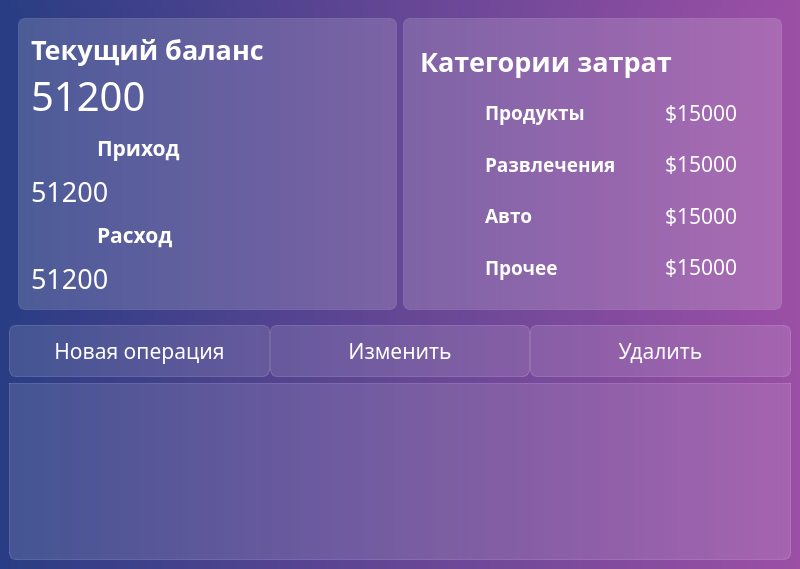
<?xml version="1.0" encoding="UTF-8"?>
<ui version="4.0">
 <class>MainWindow</class>
 <widget class="QMainWindow" name="MainWindow">
  <property name="geometry">
   <rect>
    <x>0</x>
    <y>0</y>
    <width>800</width>
    <height>569</height>
   </rect>
  </property>
  <property name="font">
   <font>
    <family>Noto Sans SC</family>
   </font>
  </property>
  <property name="windowTitle">
   <string>Expence tracker</string>
  </property>
  <property name="styleSheet">
   <string notr="true">background-color: qlineargradient(spread:pad, x1:0, y1:0, x2:1, y2:0, stop:0 rgba(41,61,132, 235), stop:1 rgba(155,79, 165, 255));
font-family: Noto Sans SC;</string>
  </property>
  <widget class="QWidget" name="centralwidget">
   <layout class="QVBoxLayout" name="verticalLayout_3">
    <item>
     <widget class="QFrame" name="balanca_and_categories">
      <property name="styleSheet">
       <string notr="true"/>
      </property>
      <layout class="QHBoxLayout" name="balance_frame">
       <item>
        <widget class="QFrame" name="balance_frame_2">
         <property name="styleSheet">
          <string notr="true">background-color: rgba(255,255,255,40);
border: 1px solid rgba(255,255,255,30);
border-radius: 7px;</string>
         </property>
         <layout class="QVBoxLayout" name="verticalLayout">
          <property name="spacing">
           <number>0</number>
          </property>
          <property name="leftMargin">
           <number>12</number>
          </property>
          <property name="topMargin">
           <number>12</number>
          </property>
          <property name="rightMargin">
           <number>12</number>
          </property>
          <property name="bottomMargin">
           <number>12</number>
          </property>
          <item>
           <widget class="QLabel" name="lbl_current_balance">
            <property name="styleSheet">
             <string notr="true">color: white;
font-weight:bold;
font-size: 20pt;
background-color: none;
border: nine;</string>
            </property>
            <property name="text">
             <string>Текущий баланс</string>
            </property>
           </widget>
          </item>
          <item>
           <widget class="QLabel" name="lbl_balance">
            <property name="styleSheet">
             <string notr="true">color: white;
font-size: 30pt;
background-color: none;
border: nine;</string>
            </property>
            <property name="text">
             <string>51200</string>
            </property>
           </widget>
          </item>
          <item>
           <layout class="QHBoxLayout" name="horizontalLayout">
            <item>
             <widget class="QLabel" name="icon_up_arrow">
              <property name="maximumSize">
               <size>
                <width>50</width>
                <height>16777215</height>
               </size>
              </property>
              <property name="cursor">
               <cursorShape>PointingHandCursor</cursorShape>
              </property>
              <property name="styleSheet">
               <string notr="true">background-color: none;
border: none;
padding: 10px</string>
              </property>
              <property name="text">
               <string/>
              </property>
              <property name="pixmap">
               <pixmap resource="../res/res-main-window_rc.qrc">:/icon/icons/up-arrow.svg</pixmap>
              </property>
             </widget>
            </item>
            <item>
             <widget class="QLabel" name="lbl_income">
              <property name="styleSheet">
               <string notr="true">color: white;
font-size: 16pt;
background-color: none;
border: none;
font-weight: bold;
padding: 10px</string>
              </property>
              <property name="text">
               <string>Приход</string>
              </property>
             </widget>
            </item>
           </layout>
          </item>
          <item>
           <widget class="QLabel" name="lbl_income_balance">
            <property name="styleSheet">
             <string notr="true">color: white;
font-size: 20pt;
background-color: none;
border: none;</string>
            </property>
            <property name="text">
             <string>51200</string>
            </property>
           </widget>
          </item>
          <item>
           <layout class="QHBoxLayout" name="horizontalLayout_2">
            <item>
             <widget class="QLabel" name="icon_down_arrow">
              <property name="maximumSize">
               <size>
                <width>50</width>
                <height>16777215</height>
               </size>
              </property>
              <property name="styleSheet">
               <string notr="true">background-color: none;
border: none;
padding: 10px</string>
              </property>
              <property name="text">
               <string/>
              </property>
              <property name="pixmap">
               <pixmap resource="../res/res-main-window_rc.qrc">:/icon/icons/down-arrow.svg</pixmap>
              </property>
             </widget>
            </item>
            <item>
             <widget class="QLabel" name="lbl_outcome">
              <property name="styleSheet">
               <string notr="true">color: white;
font-size: 16pt;
background-color: none;
border: none;
font-weight: bold;
padding: 10px</string>
              </property>
              <property name="text">
               <string>Расход</string>
              </property>
             </widget>
            </item>
           </layout>
          </item>
          <item>
           <widget class="QLabel" name="lbl_outcome_balance">
            <property name="styleSheet">
             <string notr="true">color: white;
font-size: 20pt;
background-color: none;
border: none;</string>
            </property>
            <property name="text">
             <string>51200</string>
            </property>
           </widget>
          </item>
         </layout>
        </widget>
       </item>
       <item>
        <widget class="QFrame" name="categories_frame_2">
         <property name="styleSheet">
          <string notr="true">background-color: rgba(255,255,255,40);
border: 1px solid rgba(255,255,255,30);
border-radius: 7px;</string>
         </property>
         <layout class="QVBoxLayout" name="categories_frame">
          <property name="spacing">
           <number>0</number>
          </property>
          <property name="leftMargin">
           <number>16</number>
          </property>
          <property name="topMargin">
           <number>16</number>
          </property>
          <property name="rightMargin">
           <number>16</number>
          </property>
          <property name="bottomMargin">
           <number>16</number>
          </property>
          <item>
           <widget class="QLabel" name="label_9">
            <property name="styleSheet">
             <string notr="true">color: white;
font-weight:bold;
font-size: 20pt;
background-color: none;
border: nine;</string>
            </property>
            <property name="text">
             <string>Категории затрат</string>
            </property>
           </widget>
          </item>
          <item>
           <layout class="QHBoxLayout" name="horizontalLayout_4">
            <item>
             <widget class="QLabel" name="icon_grocery">
              <property name="maximumSize">
               <size>
                <width>50</width>
                <height>16777215</height>
               </size>
              </property>
              <property name="styleSheet">
               <string notr="true">background-color: none;
border: none;</string>
              </property>
              <property name="text">
               <string/>
              </property>
              <property name="pixmap">
               <pixmap resource="../res/res-main-window_rc.qrc">:/icon/icons/grocery.svg</pixmap>
              </property>
              <property name="margin">
               <number>10</number>
              </property>
             </widget>
            </item>
            <item>
             <widget class="QLabel" name="lbl_grocery">
              <property name="maximumSize">
               <size>
                <width>250</width>
                <height>16777215</height>
               </size>
              </property>
              <property name="styleSheet">
               <string notr="true">color: white;
font-size: 14pt;
background-color: none;
border: none;
font-weight: bold;
padding: 10px</string>
              </property>
              <property name="text">
               <string>Продукты</string>
              </property>
             </widget>
            </item>
            <item>
             <widget class="QLabel" name="balance_grocery">
              <property name="maximumSize">
               <size>
                <width>100</width>
                <height>16777215</height>
               </size>
              </property>
              <property name="styleSheet">
               <string notr="true">color: white;
font-size: 16pt;
background-color: none;
border: none;
</string>
              </property>
              <property name="text">
               <string>$15000</string>
              </property>
             </widget>
            </item>
           </layout>
          </item>
          <item>
           <layout class="QHBoxLayout" name="horizontalLayout_5">
            <item>
             <widget class="QLabel" name="icon_entertainment">
              <property name="maximumSize">
               <size>
                <width>50</width>
                <height>16777215</height>
               </size>
              </property>
              <property name="styleSheet">
               <string notr="true">background-color: none;
border: none;</string>
              </property>
              <property name="text">
               <string/>
              </property>
              <property name="pixmap">
               <pixmap resource="../res/res-main-window_rc.qrc">:/icon/icons/entertainment.svg</pixmap>
              </property>
              <property name="margin">
               <number>10</number>
              </property>
             </widget>
            </item>
            <item>
             <widget class="QLabel" name="lbl_entertainment">
              <property name="styleSheet">
               <string notr="true">color: white;
font-size: 14pt;
background-color: none;
border: none;
font-weight: bold;
padding: 10px</string>
              </property>
              <property name="text">
               <string>Развлечения</string>
              </property>
             </widget>
            </item>
            <item>
             <widget class="QLabel" name="balance_entertainment">
              <property name="maximumSize">
               <size>
                <width>100</width>
                <height>16777215</height>
               </size>
              </property>
              <property name="styleSheet">
               <string notr="true">color: white;
font-size: 16pt;
background-color: none;
border: none;
</string>
              </property>
              <property name="text">
               <string>$15000</string>
              </property>
             </widget>
            </item>
           </layout>
          </item>
          <item>
           <layout class="QHBoxLayout" name="horizontalLayout_6">
            <item>
             <widget class="QLabel" name="icon_auto">
              <property name="maximumSize">
               <size>
                <width>50</width>
                <height>16777215</height>
               </size>
              </property>
              <property name="styleSheet">
               <string notr="true">background-color: none;
border: none;</string>
              </property>
              <property name="text">
               <string/>
              </property>
              <property name="pixmap">
               <pixmap resource="../res/res-main-window_rc.qrc">:/icon/icons/auto.svg</pixmap>
              </property>
              <property name="margin">
               <number>10</number>
              </property>
             </widget>
            </item>
            <item>
             <widget class="QLabel" name="lbl_auto">
              <property name="styleSheet">
               <string notr="true">color: white;
font-size: 14pt;
background-color: none;
border: none;
font-weight: bold;
padding: 10px</string>
              </property>
              <property name="text">
               <string>Авто</string>
              </property>
             </widget>
            </item>
            <item>
             <widget class="QLabel" name="balance_auto">
              <property name="maximumSize">
               <size>
                <width>100</width>
                <height>16777215</height>
               </size>
              </property>
              <property name="styleSheet">
               <string notr="true">color: white;
font-size: 16pt;
background-color: none;
border: none;
</string>
              </property>
              <property name="text">
               <string>$15000</string>
              </property>
             </widget>
            </item>
           </layout>
          </item>
          <item>
           <layout class="QHBoxLayout" name="horizontalLayout_3">
            <item>
             <widget class="QLabel" name="icon_other">
              <property name="maximumSize">
               <size>
                <width>50</width>
                <height>16777215</height>
               </size>
              </property>
              <property name="styleSheet">
               <string notr="true">background-color: none;
border: none;</string>
              </property>
              <property name="text">
               <string/>
              </property>
              <property name="pixmap">
               <pixmap resource="../res/res-main-window_rc.qrc">:/icon/icons/other.svg</pixmap>
              </property>
              <property name="margin">
               <number>10</number>
              </property>
             </widget>
            </item>
            <item>
             <widget class="QLabel" name="lbl_other">
              <property name="styleSheet">
               <string notr="true">color: white;
font-size: 14pt;
background-color: none;
border: none;
font-weight: bold;
padding: 10px</string>
              </property>
              <property name="text">
               <string>Прочее</string>
              </property>
             </widget>
            </item>
            <item>
             <widget class="QLabel" name="balance_other">
              <property name="maximumSize">
               <size>
                <width>100</width>
                <height>16777215</height>
               </size>
              </property>
              <property name="styleSheet">
               <string notr="true">color: white;
font-size: 16pt;
background-color: none;
border: none;
</string>
              </property>
              <property name="text">
               <string>$15000</string>
              </property>
             </widget>
            </item>
           </layout>
          </item>
         </layout>
        </widget>
       </item>
      </layout>
     </widget>
    </item>
    <item>
     <layout class="QHBoxLayout" name="horizontalLayout_8">
      <property name="spacing">
       <number>0</number>
      </property>
      <item>
       <widget class="QPushButton" name="btn_new_transaction">
        <property name="styleSheet">
         <string notr="true">QPushButton{
color: white;
font-size: 16pt;
background-color: rgba(255,255,255,30);
border: 1px solid rgba(255,255,255,40);
border-radius: 7px;
width:230px;
height: 50px;
}
QPushButton:hover{
background-color: rgba(255,255,255,40);
}
QPushButton:pressed{
background-color: rgba(255,255,255,70);
}</string>
        </property>
        <property name="text">
         <string>Новая операция</string>
        </property>
        <property name="icon">
         <iconset resource="../res/res-main-window_rc.qrc">
          <normaloff>:/icon/icons/income.svg</normaloff>:/icon/icons/income.svg</iconset>
        </property>
        <property name="iconSize">
         <size>
          <width>24</width>
          <height>24</height>
         </size>
        </property>
       </widget>
      </item>
      <item>
       <widget class="QPushButton" name="btn_edit_transaction">
        <property name="styleSheet">
         <string notr="true">QPushButton{
color: white;
font-size: 16pt;
background-color: rgba(255,255,255,30);
border: 1px solid rgba(255,255,255,40);
border-radius: 7px;
width:230px;
height: 50px;
}
QPushButton:hover{
background-color: rgba(255,255,255,40);
}
QPushButton:pressed{
background-color: rgba(255,255,255,70);
}</string>
        </property>
        <property name="text">
         <string>Изменить</string>
        </property>
        <property name="icon">
         <iconset resource="../res/res-main-window_rc.qrc">
          <normaloff>:/icon/icons/edit.svg</normaloff>:/icon/icons/edit.svg</iconset>
        </property>
        <property name="iconSize">
         <size>
          <width>24</width>
          <height>24</height>
         </size>
        </property>
       </widget>
      </item>
      <item>
       <widget class="QPushButton" name="pushButton_3">
        <property name="styleSheet">
         <string notr="true">QPushButton{
color: white;
font-size: 16pt;
background-color: rgba(255,255,255,30);
border: 1px solid rgba(255,255,255,40);
border-radius: 7px;
width:230px;
height: 50px;
}
QPushButton:hover{
background-color: rgba(255,255,255,40);
}
QPushButton:pressed{
background-color: rgba(255,255,255,70);
}</string>
        </property>
        <property name="text">
         <string>Удалить</string>
        </property>
        <property name="icon">
         <iconset resource="../res/res-main-window_rc.qrc">
          <normaloff>:/icon/icons/delete.svg</normaloff>:/icon/icons/delete.svg</iconset>
        </property>
        <property name="iconSize">
         <size>
          <width>24</width>
          <height>24</height>
         </size>
        </property>
       </widget>
      </item>
     </layout>
    </item>
    <item>
     <widget class="QTableView" name="tableView">
      <property name="styleSheet">
       <string notr="true">QTableView{
background-color: rgba(255,255,255,30);
border: 1px solid rgba(255,255,255,40);
border-bottom-right-radius: 7px;
border-bottom-left-radius: 7px;
}

QTableView:section{
color: white;
background-color: rgb(53,53,53);
border: none;
height: 50px;
font-size: 14pt;
}

QTableView:item{
border-style: none;
border-bottom: rgba(255,255,255,50);
}

QTableView:item:selected{
border: none;
color: rgba(255,255,255);
background-color: rgb(255,255,255,50);
}</string>
      </property>
      <property name="verticalScrollBarPolicy">
       <enum>Qt::ScrollBarAlwaysOff</enum>
      </property>
      <property name="horizontalScrollBarPolicy">
       <enum>Qt::ScrollBarAlwaysOff</enum>
      </property>
      <property name="showGrid">
       <bool>false</bool>
      </property>
      <attribute name="horizontalHeaderDefaultSectionSize">
       <number>135</number>
      </attribute>
     </widget>
    </item>
   </layout>
  </widget>
 </widget>
 <resources>
  <include location="../res/res-main-window_rc.qrc"/>
  <include location="../res/res-main-window_rc.qrc"/>
 </resources>
 <connections/>
</ui>
